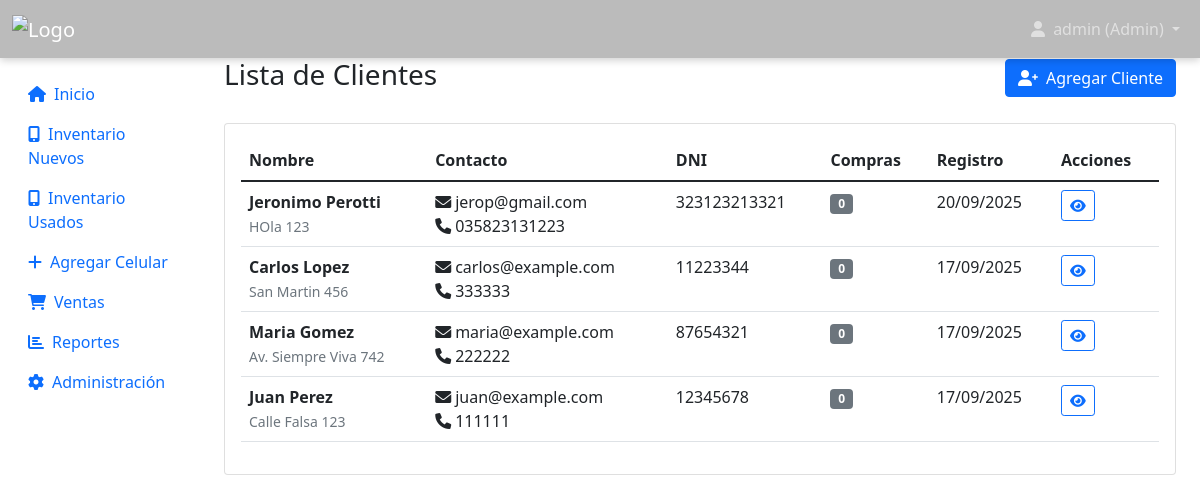
The app's page /customers/ (signed in) with its own data.
### inventory/models.py (models this page shows, shortened)
class CustomUser(AbstractUser):
    ROLE_CHOICES = [
        ('admin', 'Administrador'),
        ('employee', 'Empleado'),
    ]
    role = models.CharField(
        max_length=10,
        choices=ROLE_CHOICES,
        default='employee',
        verbose_name='Rol'
    )
    phone = models.CharField(
        max_length=20,
        blank=True,
        verbose_name='Teléfono'
    )
    created_at = models.DateTimeField(
        auto_now_add=True,
        verbose_name='Fecha de creación'
    )
    is_active_employee = models.BooleanField(
        default=True,
        verbose_name='Empleado activo'
    )
    class Meta:
        verbose_name = 'Usuario'
        verbose_name_plural = 'Usuarios'

class Customer(models.Model):
    name = models.CharField(
        max_length=100,
        verbose_name='Nombre completo'
    )
    email = models.EmailField(
        blank=True,
        verbose_name='Email'
    )
    phone = models.CharField(
        max_length=20,
        blank=True,
        verbose_name='Teléfono'
    )
    address = models.TextField(
        blank=True,
        verbose_name='Dirección'
    )
    dni = models.CharField(
        max_length=20,
        blank=True,
        verbose_name='DNI/Documento'
    )
    created_at = models.DateTimeField(
        auto_now_add=True,
        verbose_name='Fecha de registro'
    )
    class Meta:
        verbose_name = 'Cliente'
        verbose_name_plural = 'Clientes'
        ordering = ['name']

### inventory/views.py (the view)
# urls.py: path('customers/', views.customer_list, name='customer_list'),
@login_required
def customer_list(request):
    customers = Customer.objects.annotate(
        total_purchases=Count('sale')
    ).order_by('-created_at')
    paginator = Paginator(customers, 20)
    page_number = request.GET.get('page')
    page_obj = paginator.get_page(page_number)
    return render(request, 'inventory/customer_list.html', {'page_obj': page_obj})

### inventory/context_processors.py (called while the page is built)
def user_info(request):
    context = {}
    if request.user.is_authenticated:
        context['user_role'] = 'admin' if request.user.is_staff else 'empleado'
        context['user_full_name'] = request.user.get_full_name() or request.user.username
    return context

### templates/inventory/customer_list.html (shortened to what this page needs)
{% extends 'base.html' %}
{% block content %}
<div class="d-flex justify-content-between align-items-center mb-4">
    <h1 class="h3">Lista de Clientes</h1>
    <a href="{% url 'add_customer' %}" class="btn btn-primary">
        <i class="fas fa-user-plus me-2"></i>Agregar Cliente
    </a>
</div>
<div class="card">
    <div class="card-body">
        {% if page_obj %}
            <div class="table-responsive">
                <table class="table table-hover">
                    <thead>
                        <tr>
                            <th>Nombre</th>
                            <th>Contacto</th>
                            <th>DNI</th>
                            <th>Compras</th>
                            <th>Registro</th>
                            <th>Acciones</th>
                        </tr>
                    </thead>
                    <tbody>
                        {% for customer in page_obj %}
                            <tr>
                                <td>
                                    <strong>{{ customer.name }}</strong>
                                    {% if customer.address %}
                                        <br><small class="text-muted">{{ customer.address|truncatechars:50 }}</small>
                                    {% endif %}
                                </td>
                                <td>
                                    {% if customer.email %}
                                        <i class="fas fa-envelope me-1"></i>{{ customer.email }}<br>
                                    {% endif %}
                                    {% if customer.phone %}
                                        <i class="fas fa-phone me-1"></i>{{ customer.phone }}
                                    {% endif %}
                                </td>
                                <td>
                                    {% if customer.dni %}
                                        {{ customer.dni }}
                                    {% else %}
                                        <span class="text-muted">No registrado</span>
                                    {% endif %}
                                </td>
                                <td>
                                    {% if customer.total_purchases > 0 %}
                                        <span class="badge bg-success">{{ customer.total_purchases }}</span>
                                    {% else %}
                                        <span class="badge bg-secondary">0</span>
                                    {% endif %}
                                </td>
                                <td>{{ customer.created_at|date:"d/m/Y" }}</td>
                                <td>
                                    <a href="{% url 'customer_detail' customer.id %}" class="btn btn-outline-primary btn-sm" title="Ver detalle">
                                        <i class="fas fa-eye"></i>
                                    </a>
                                </td>
                            </tr>
                        {% endfor %}
                    </tbody>
                </table>
            </div>
        {% endif %}
    </div>
</div>
{% endblock %}

### templates/base.html (shortened to what this page needs)
<!DOCTYPE html>
{% load static %}
<html lang="es">
<head>
    <link href="https://cdn.jsdelivr.net/npm/bootstrap@5.1.3/dist/css/bootstrap.min.css" rel="stylesheet">
    <link href="https://cdnjs.cloudflare.com/ajax/libs/font-awesome/6.0.0/css/all.min.css" rel="stylesheet">
</head>
<body>
    <nav class="navbar navbar-expand-lg navbar-dark ">
        <div class="container-fluid">
            <a class="navbar-brand" href="{% url 'home' %}">
                <img src="https://acdn-us.mitiendanube.com/stores/002/539/038/themes/common/logo-1341894934-1726837379-e23a0b1e53bf6839560f660e9b32195b1726837379-480-0.webp" alt="Logo" style="height:40px;vertical-align:middle;">
            </a>
            {% if user.is_authenticated %}
                <div class="navbar-nav ms-auto">
                    <div class="nav-item dropdown">
                        <a class="nav-link dropdown-toggle" href="#" role="button" data-bs-toggle="dropdown">
                            <i class="fas fa-user me-1"></i>
                            {{ user_full_name }} ({{ user_role|title }})
                        </a>
                    </div>
                </div>
            {% endif %}
        </div>
    </nav>
    <div class="container-fluid">
        <div class="row">
            {% if user.is_authenticated %}
                <nav class="col-md-3 col-lg-2 d-md-block sidebar collapse">
                    <div class="position-sticky pt-3">
                        <ul class="nav flex-column">
                            {% if user.role != 'employee' %}
                                <li class="nav-item">
                                    <a class="nav-link" href="{% url 'home' %}">
                                        <i class="fas fa-home me-2"></i>Inicio
                                    </a>
                                </li>
                            {% endif %}
                            <li class="nav-item">
                                <a class="nav-link" href="{% url 'inventory_new_list' %}">
                                    <i class="fas fa-mobile-alt me-2"></i>Inventario Nuevos
                                </a>
                            </li>
                            <li class="nav-item">
                                <a class="nav-link" href="{% url 'inventory_used_list' %}">
                                    <i class="fas fa-mobile-alt me-2"></i>Inventario Usados
                                </a>
                            </li>
                            {% if user.role != 'employee' %}
                                <li class="nav-item">
                                    <a class="nav-link" href="{% url 'add_phone' %}">
                                        <i class="fas fa-plus me-2"></i>Agregar Celular
                                    </a>
                                </li>
                                <li class="nav-item">
                                    <a class="nav-link" href="{% url 'sales_list' %}">
                                        <i class="fas fa-shopping-cart me-2"></i>Ventas
                                    </a>
                                </li>
                            {% endif %}
                            {% if user.is_staff %}
                                <li class="nav-item">
                                    <a class="nav-link" href="{% url 'reports' %}">
                                        <i class="fas fa-chart-bar me-2"></i>Reportes
                                    </a>
                                </li>
                                <li class="nav-item">
                                    <a class="nav-link" href="/admin/">
                                        <i class="fas fa-cog me-2"></i>Administración
                                    </a>
                                </li>
                            {% endif %}
                        </ul>
                    </div>
                </nav>
                <main class="col-md-9 ms-sm-auto col-lg-10 px-md-4 main-content">
            {% else %}
                <main class="col-12 main-content">
            {% endif %}
                {% block content %}
                {% endblock %}
            </main>
        </div>
    </div>
</body>
</html>

### templates/base.html (style rules this page uses)
.navbar { background: #36363656 !important; box-shadow: 0 2px 8px rgba(0,0,0,0.2); }

### records on screen
CustomUser: username "admin"
Customer: name "Jeronimo Perotti", address "HOla 123", email "jerop@gmail.com", phone "035823131223", dni "323123213321", created_at "20/09/2025"
Customer: name "Carlos Lopez", address "San Martin 456", email "carlos@example.com", phone "333333", dni "11223344", shows "0", created_at "17/09/2025"
Customer: name "Maria Gomez", address "Av. Siempre Viva 742", email "maria@example.com", phone "222222", dni "87654321", shows "0", created_at "17/09/2025"
Customer: name "Juan Perez", address "Calle Falsa 123", email "juan@example.com", phone "111111", dni "12345678", shows "0", created_at "17/09/2025"

### other values on screen
{{ user_role|title }} "Admin"
